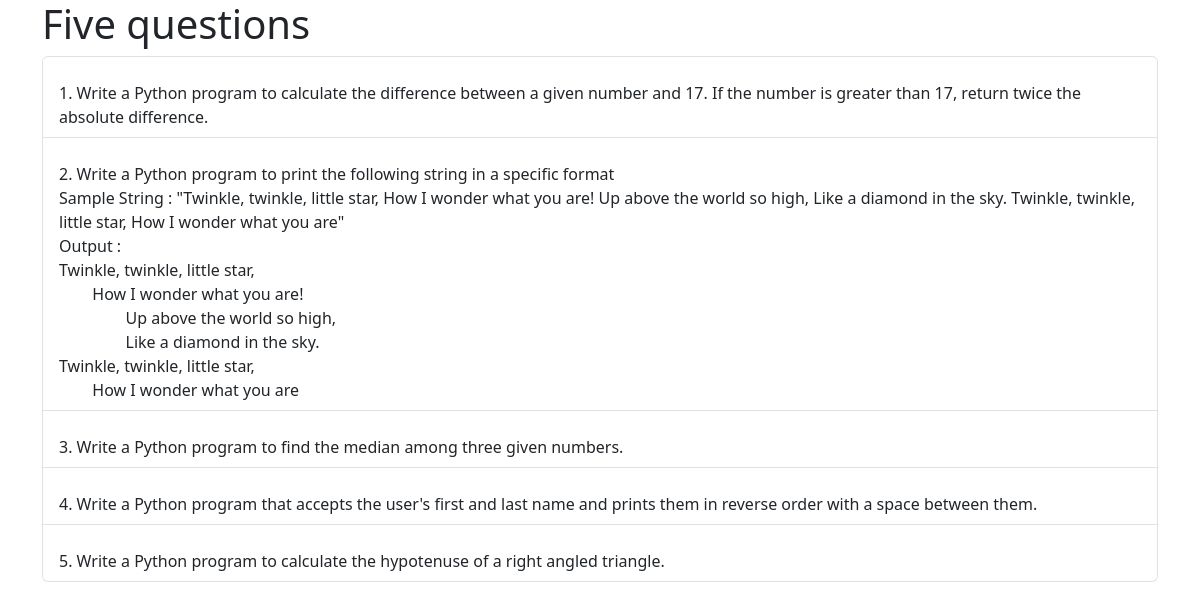
The page / on the database its author committed.
### app/models.py (models this page shows)
class Questions(models.Model):
    week= models.CharField(max_length=30,choices=zip(WEEK,WEEK),default="WEEK1")
    question = models.TextField()

### app/views.py (the view)
# urls.py: path("",views.home,name='home'),
def home(request):
    question = Questions.objects.all().values('question')
    questions = random.choices(question, k=5)
    questions = [value for question in questions for key, value in question.items()]
    return render(request,"home.html",{"questions":questions})

### templates/home.html (shortened to what this page needs)
<!DOCTYPE html>
<html lang="en">
<head>
    <link href="https://cdn.jsdelivr.net/npm/bootstrap@5.3.0-alpha1/dist/css/bootstrap.min.css" rel="stylesheet"
>
</head>
<body>
    <div class="container">
        <h1>Five questions</h1>
        <ol class="list-group list-group-numbered">
            {% for question in questions %}
            <li class="list-group-item pt-4"><span style="white-space: pre-line;white-space: pre-wrap" class="font-weight-bold">{{question}}</span>
            </li>
            {% endfor %}
        </ol>
    </div>
</body>
</html>

### rows shown on the page
Questions: question "Write a Python program to calculate the difference between a given number and 17. If the number is greater than 17, return twice the absolute difference."
Questions: question "Write a Python program to print the following string in a specific format Sample String : \"Twinkle, twinkle, little star, How I wonder what you are! Up above the world so high, Like a diamond in the sky. Twinkle, twinkle, little star, How I wonder what you are\" Output : Twinkle, twinkle, little star, How I wonder what you are! Up above the world so high, Like a diamond in the sky. Twinkle, twinkle, little star, How I wonder what you are"
Questions: question "Write a Python program to find the median among three given numbers."
Questions: question "Write a Python program that accepts the user's first and last name and prints them in reverse order with a space between them."
Questions: question "Write a Python program to calculate the hypotenuse of a right angled triangle."
